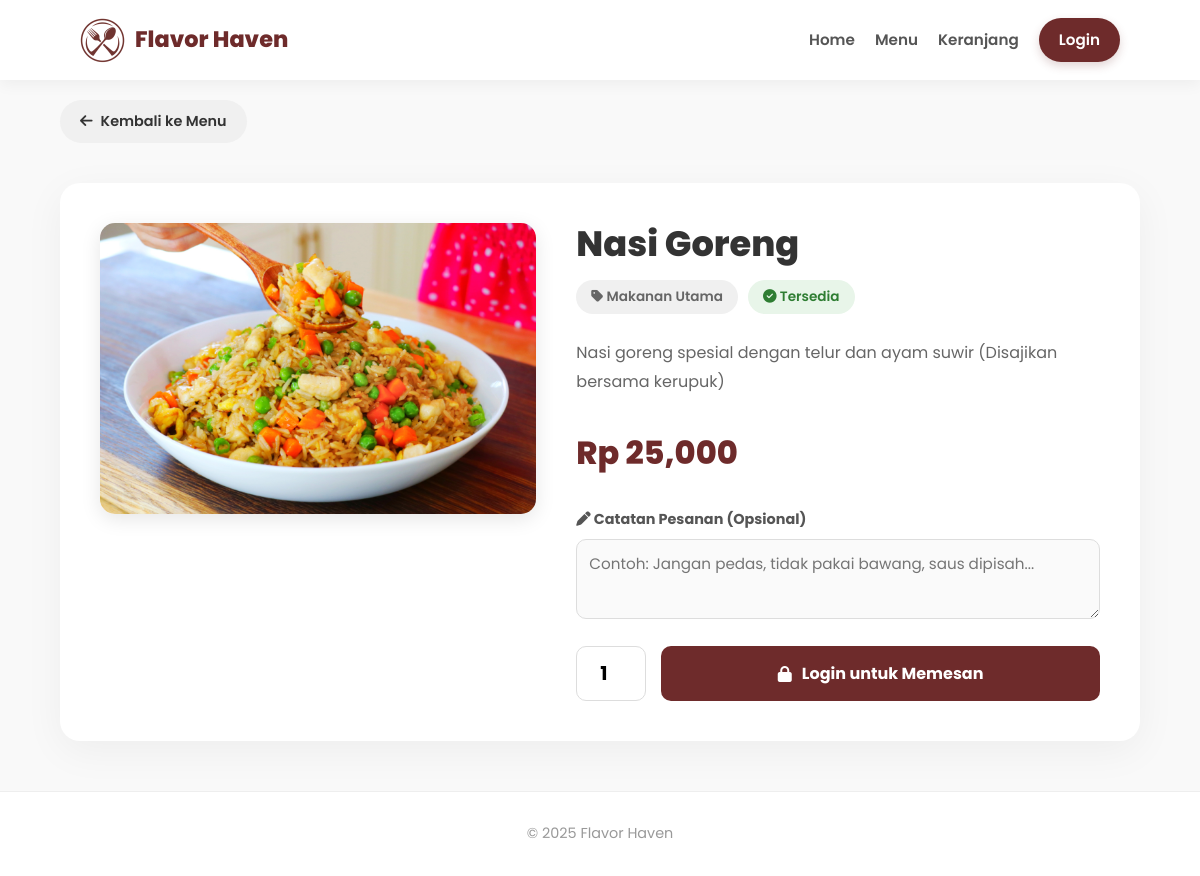
/menu_detail.php?id=1, run on the app's committed database.
### tables this page shows
CREATE TABLE `menu` (
  `menuID` int(10) NOT NULL,
  `categoryID` int(10) NOT NULL,
  `menuName` varchar(100) NOT NULL,
  `description` text DEFAULT NULL,
  `price` decimal(10,2) NOT NULL,
  `status` enum('available','out of stock') NOT NULL DEFAULT 'available',
  `image` varchar(255) DEFAULT NULL
);

CREATE TABLE `category` (
  `categoryID` int(10) NOT NULL,
  `categoryName` varchar(50) NOT NULL
);

### menu_detail.php (the view, shortened to what this page needs)
<?php
include 'koneksi.php';
$id_menu = $_GET['id'];
$query = mysqli_query($koneksi, "SELECT * FROM menu
    JOIN category ON menu.categoryID = category.categoryID
    WHERE menuID='$id_menu'");
$data = mysqli_fetch_array($query);
$is_logged_in = isset($_SESSION['status']) && $_SESSION['status'] == 'login';
$has_type     = isset($_SESSION['tipe_transaksi']);
?>
<!DOCTYPE html>
<html lang="id">
<head>
    <link rel="stylesheet" href="css/landing.css">
    <link rel="stylesheet" href="css/menu.css">
    <link rel="stylesheet" href="css/menu_detail.css">
    <link rel="stylesheet" href="https://cdnjs.cloudflare.com/ajax/libs/font-awesome/6.4.0/css/all.min.css">
</head>
<body>
    <?php include 'navbar.php'; ?>
    <main class="container">
        <a href="menu.php" class="btn-back-detail">
            <i class="fas fa-arrow-left"></i> Kembali ke Menu
        </a>
        <div class="detail-wrapper">
            <div class="detail-img-box">
                <img src="img/<?= $data['image']; ?>" alt="<?= $data['menuName']; ?>" class="detail-img-full">
            </div>
            <div class="detail-content">
                <h1 class="dt-title"><?= $data['menuName']; ?></h1>
                <div class="dt-meta">
                    <span class="tag tag-cat">
                        <i class="fas fa-tag"></i> <?= $data['categoryName']; ?>
                    </span>
                    <?php if($data['status'] == 'available'): ?>
                        <span class="tag tag-avail"><i class="fas fa-check-circle"></i> Tersedia</span>
                    <?php else: ?>
                        <span class="tag tag-empty"><i class="fas fa-times-circle"></i> Stok Habis</span>
                    <?php endif; ?>
                </div>
                <p class="dt-desc">
                    <?= $data['description']; ?>
                </p>
                <div class="dt-price">
                    Rp <?= number_format($data['price']); ?>
                </div>
                <?php if($data['status'] == 'available'): ?>
                    <form action="keranjang_act.php" method="POST">
                        <div class="form-group-note">
                            <label for="catatan"><i class="fas fa-pen"></i> Catatan Pesanan (Opsional)</label>
                            <textarea name="catatan" id="catatan" class="note-input" placeholder="Contoh: Jangan pedas, tidak pakai bawang, saus dipisah..."></textarea>
                        </div>
                        <div class="action-form">
                            <input type="number" name="qty" class="qty-input-detail" value="1" min="1" max="50" required>
                            <?php if(!$is_logged_in): ?>
                                <button type="button" class="btn-add-cart-detail" onclick="alertLogin()">
                                    <i class="fas fa-lock"></i> Login untuk Memesan
                                </button>
                            <?php elseif(!$has_type): ?>
                                <button type="button" class="btn-add-cart-detail" onclick="alertType()">
                                    <i class="fas fa-exclamation-circle"></i> Tambah Pesanan
                                </button>
                            <?php else: ?>
                                <button type="submit" class="btn-add-cart-detail">
                                    <i class="fas fa-shopping-bag"></i> Tambah Pesanan
                                </button>
                            <?php endif; ?>
                        </div>
                    </form>
                <?php endif; ?>
            </div>
        </div>
    </main>
    <footer style="text-align:center; padding:30px; color:#999; margin-top:50px;">
        &copy; 2025 Flavor Haven
    </footer>
</body>
</html>

### css/landing.css (style rules this page uses)
:root { --primary: #6E2B2B; --primary-dark: #4a1c1c; --accent: #FFD700; --text-dark: #333333; --text-light: #666666; --bg-light: #f9f9f9; --white: #ffffff; }
* { margin: 0; padding: 0; box-sizing: border-box; font-family: 'Poppins', sans-serif; }
body { background-color: var(--bg-light); color: var(--text-dark); line-height: 1.6; padding-top: 100px; overflow-x: hidden; }
.container { width: 90%; max-width: 1200px; margin: 0 auto; }
footer { background: white; border-top: 1px solid #eee; padding: 40px; text-align: center; color: #888; font-size: 0.9rem; margin-top: 50px; }

### css/menu_detail.css (style rules this page uses)
.detail-wrapper { background: white; border-radius: 20px; box-shadow: 0 10px 40px rgba(0, 0, 0, 0.05); display: flex; gap: 40px; padding: 40px; margin-top: 20px; }
.detail-img-box { flex: 1; }
.detail-img-full { width: 100%; height: auto; border-radius: 15px; box-shadow: 0 5px 20px rgba(0, 0, 0, 0.1); }
.detail-content { flex: 1.2; display: flex; flex-direction: column; }
.dt-title { font-size: 2.2rem; font-weight: 800; color: #333; margin-bottom: 15px; line-height: 1.2; }
.dt-meta { display: flex; gap: 10px; margin-bottom: 25px; }
.tag { padding: 6px 15px; border-radius: 50px; font-size: 0.85rem; font-weight: 600; }
.tag-cat { background: #f0f0f0; color: #666; }
.tag-avail { background: #e8f5e9; color: #2e7d32; }
.dt-desc { color: #666; line-height: 1.8; margin-bottom: 30px; font-size: 1rem; }
.dt-price { font-size: 2rem; font-weight: 800; color: #6E2B2B; margin-bottom: 30px; }
.btn-back-detail { display: inline-flex; align-items: center; gap: 8px; background-color: #f0f0f0; color: #333; padding: 10px 20px; border-radius: 50px; text-decoration: none; font-weight: 600; font-size: 0.9rem; margin-bottom: 20px; transition: all 0.3s ease; }
.form-group-note { margin-bottom: 20px; width: 100%; }
.form-group-note label { display: block; font-weight: 700; margin-bottom: 8px; color: #555; font-size: 0.9rem; }
.note-input { width: 100%; padding: 12px; border: 1px solid #ddd; border-radius: 10px; font-family: inherit; font-size: 0.95rem; resize: vertical; min-height: 80px; outline: none; background-color: #fafafa; transition: 0.3s; }
.action-form { display: flex; align-items: center; gap: 15px; padding-top: 0; border-top: none; margin-top: 0; }
.qty-input-detail { width: 70px; padding: 12px; border: 1px solid #ddd; border-radius: 10px; text-align: center; font-size: 1.2rem; font-weight: bold; outline: none; }
.btn-add-cart-detail { flex: 1; background: #6E2B2B; color: white; border: none; padding: 15px; border-radius: 10px; font-weight: 700; font-size: 1rem; cursor: pointer; transition: 0.3s; display: flex; align-items: center; justify-content: center; gap: 10px; }

### data on the page
menu: image (picture), menuName "Nasi Goreng", categoryID.categoryName "Makanan Utama", description "Nasi goreng spesial dengan telur dan ayam suwir (Disajikan bersama kerupuk)", price "25,000"
